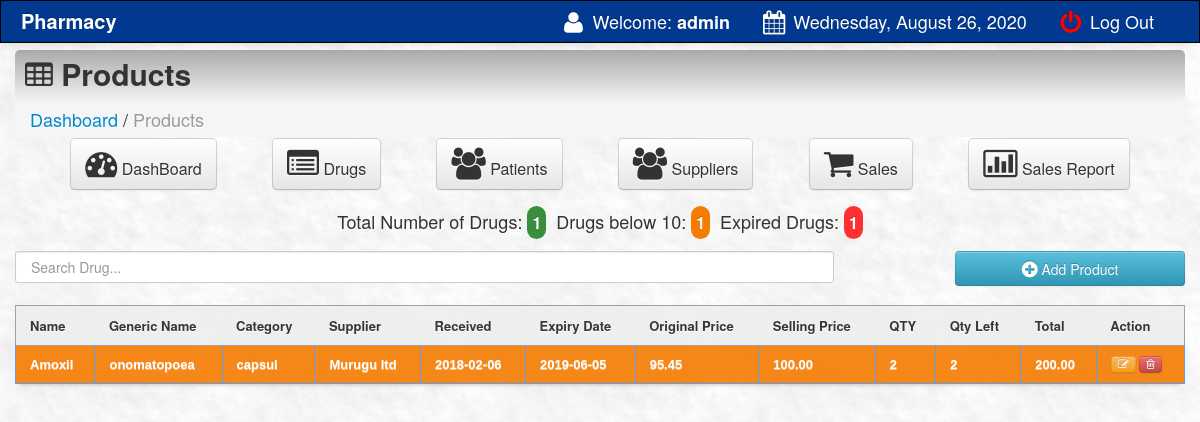
The page /main/products.php (signed in) on the database as committed earlier.
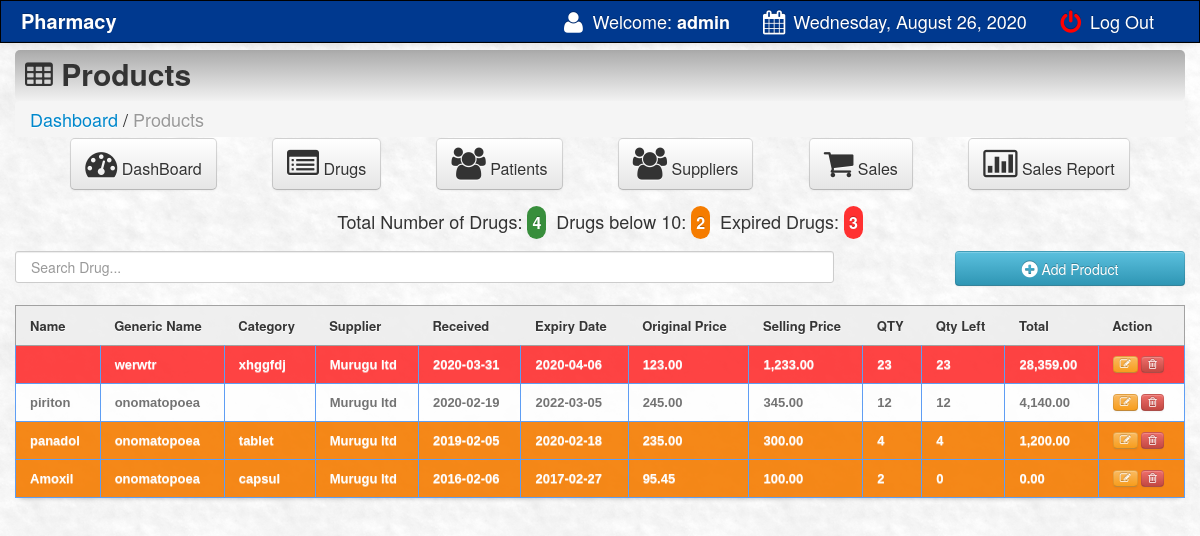
The same page on the database as committed later.
### tables this page shows
CREATE TABLE `products` (
  `product_id` int(11) NOT NULL,
  `product_code` varchar(200) NOT NULL,
  `gen_name` varchar(200) NOT NULL,
  `product_name` varchar(200) NOT NULL,
  `cost` varchar(100) DEFAULT '0',
  `o_price` varchar(100) NOT NULL,
  `price` varchar(100) NOT NULL,
  `profit` varchar(100) NOT NULL,
  `supplier` varchar(100) NOT NULL,
  `onhand_qty` int(10) DEFAULT 0,
  `qty` int(10) NOT NULL,
  `qty_sold` int(10) NOT NULL,
  `expiry_date` varchar(500) NOT NULL,
  `date_arrival` varchar(500) NOT NULL
);

### main/products.php (the view, shortened to what the changed rows need)
<html>
<head>
<link href="css/bootstrap.css" rel="stylesheet">
<link rel="stylesheet" type="text/css" href="css/DT_bootstrap.css">
<link rel="stylesheet" href="css/font-awesome.min.css">
<link href="css/bootstrap-responsive.css" rel="stylesheet">
<link href="../style.css" media="screen" rel="stylesheet" type="text/css" />
<link href="src/facebox.css" media="screen" rel="stylesheet" type="text/css" />
</head>
<body>
	<div class="container">
			<div>
			<?php
		include('../connect.php');
		$result = $link->prepare("SELECT * FROM products ORDER BY qty_sold DESC");
		$result->execute();
		$rowcount = $result->rowcount();
		?>
			<?php
		include('../connect.php');
		$result = $link->prepare("SELECT * FROM products WHERE expiry_date <= now() ORDER BY expiry_date DESC");
		$result->execute();
		$rowcount_expiry = $result->rowcount();
		?>
			<?php
		include('../connect.php');
		$result = $link->prepare("SELECT * FROM products where qty < 10 ORDER BY product_id DESC");
		$result->execute();
		$rowcount123 = $result->rowcount();
		?>
			<div style="text-align:center;">
				<span>Total Number of Drugs: <span style="color: #fff; font-size: 12pt; background:#388E3C; width:200px; margin: auto; padding: 5px; border-radius: 10px;" class="badge"><?php echo $rowcount; ?></span></span>&nbsp;
				<span>Drugs below 10: <span style="color: #fff; font-size: 12pt; background:#F57C00; width:200px; margin: auto; padding: 5px; border-radius: 10px;" class="badge"><?php echo $rowcount123; ?></span></span>&nbsp;
				<span>Expired Drugs: <span style="color: #fff; font-size: 12pt; background:#FF3030; width:200px; margin: auto; padding: 5px; border-radius: 10px;" class="badge"><?php echo $rowcount_expiry; ?></span></span>
			</div>
			<br>
	</div>
	<a rel="facebox" href="addproduct.php"><Button type="submit" class="btn btn-info" style="float:right; width:230px; height:35px;" /><i class="icon-plus-sign icon-large"></i> Add Product</button></a><br><br>
	<div class="table-container">
	<table class="hoverTable" id="resultTable" data-responsive="table" style="text-align: left;">
		<thead>
			<tr>
				<th> Name </th>
				<th> Generic Name </th>
				<th> Category</th>
				<th> Supplier </th>
				<th> Received </th>
				<th> Expiry Date </th>
				<th> Original Price </th>
				<th> Selling Price </th>
				<th> QTY </th>
				<th> Qty Left </th>
				<th> Total </th>
				<th> Action </th>
			</tr>
		</thead>
		<tbody>
			<?php
		function formatMoney($number, $fractional = false)
		{
			if ($fractional) {
				$number = sprintf('%.2f', $number);
			}
			while (true) {
				$replaced = preg_replace('/(-?\d+)(\d\d\d)/', '$1,$2', $number);
				if ($replaced != $number) {
					$number = $replaced;
				} else {
					break;
				}
			}
			return $number;
		}
		include('../connect.php');
		$result = $link->prepare("SELECT *, price * qty as total FROM products ORDER BY product_id DESC");
		$result->execute();
		for ($i = 0; $row = $result->fetch(); $i++) {
			$availableqty = $row['qty'];
			$expirydte = strtotime($row['expiry_date']);
			$now = strtotime(date('Y-m-d'));
			if ($availableqty < 10) {
				echo '<tr class="alert alert-warning record" style="color: #fff; background:#F57C00;">';
			} else if ($expirydte <= $now) {
				echo '<tr class="alert alert-warning record" style="color: #fff; background:#FF3030;">';
			} else {
				echo '<tr class="record">';
			}
			?>
					<td><?php echo $row['product_code']; ?></td>
					<td><?php echo $row['gen_name']; ?></td>
					<td><?php echo $row['product_name']; ?></td>
					<td class="supplier-drug-table"><?php echo $row['supplier']; ?></td>
					<td><?php echo $row['date_arrival']; ?></td>
					<td><?php echo $row['expiry_date']; ?></td>
					<td class="price-drug-table">
						<?php
					$oprice = $row['o_price'];
					echo formatMoney($oprice, true);
					?></td>
					<td class="price-drug-table">
						<?php
					$pprice = $row['price'];
					echo formatMoney($pprice, true);
					?></td>
					<td><?php echo $row['qty_sold']; ?></td>
					<td><?php echo $row['qty']; ?></td>
					<td>
					<?php
				$total = $row['total'];
				echo formatMoney($total, true);
				?>
					</td>
					<td>
						<a rel="facebox" title="Click to edit the product" href="editproduct.php?id=<?php echo $row['product_id']; ?>"><button class="btn btn-warning btn-mini"><i class="icon-edit"></i></button></a>&nbsp;<a href="#" id="<?php echo $row['product_id']; ?>" class="delbutton" title="Click to Delete the product"><button class="btn btn-danger btn-mini"><i class="icon-trash"></i></button></a>
					</td>
					</tr>
					<?php
			}
			?>
			</tbody>
		</table>
		</div>
		</div>
</body>
<?php include('footer.php'); ?>
</html>

Rows that differ between the two databases and show on the page:
added products: gen_name "werwtr", product_name "xhggfdj", supplier "Murugu ltd", date_arrival "2020-03-31", expiry_date "2020-04-06", o_price "123.00", price "1,233.00", qty_sold "23", qty "23", total "28,359.00"
added products: product_code "piriton", gen_name "onomatopoea", supplier "Murugu ltd", date_arrival "2020-02-19", expiry_date "2022-03-05", o_price "245.00", price "345.00", qty_sold "12", qty "12", total "4,140.00"
added products: product_code "panadol", gen_name "onomatopoea", product_name "tablet", supplier "Murugu ltd", date_arrival "2019-02-05", expiry_date "2020-02-18", o_price "235.00", price "300.00", qty_sold "4", qty "4", total "1,200.00"
changed products "Amoxil": date_arrival "2018-02-06" → "2016-02-06"; expiry_date "2019-06-05" → "2017-02-27"; qty "2" → "0"; total "200.00" → "0.00"
Other text that changed with them:
$rowcount: "1" → "4"
$rowcount123: "1" → "2"
$rowcount_expiry: "1" → "3"
